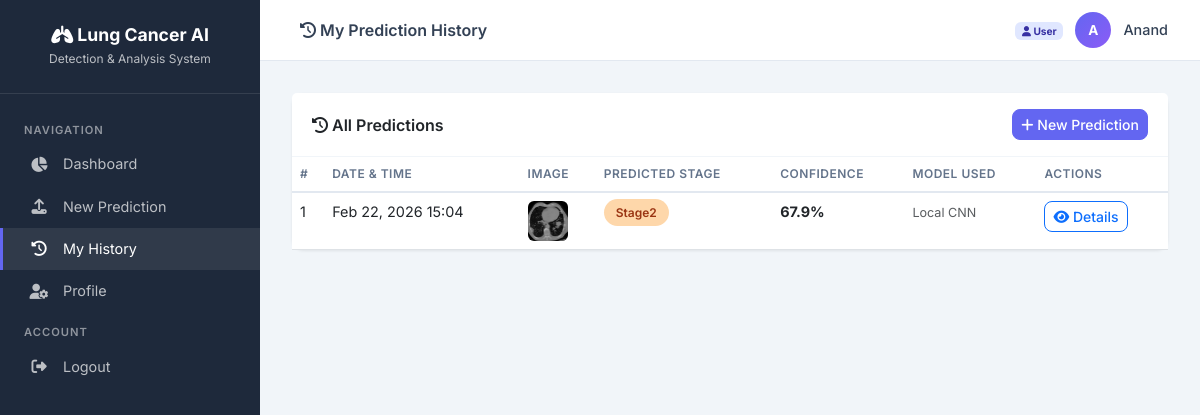
The page /user/history (signed in) on the database its author committed.
### database.py (models this page shows, shortened)
class User(UserMixin, db.Model):
    __tablename__ = 'users'
    id = db.Column(db.Integer, primary_key=True)
    username = db.Column(db.String(80), unique=True, nullable=False)
    email = db.Column(db.String(120), unique=True, nullable=False)
    password_hash = db.Column(db.String(256), nullable=False)
    role = db.Column(db.String(20), default='user')  # 'admin' or 'user'
    is_active_user = db.Column(db.Boolean, default=True)
    created_at = db.Column(db.DateTime, default=datetime.utcnow)
    last_login = db.Column(db.DateTime, nullable=True)
    predictions = db.relationship('PredictionHistory', backref='user', lazy=True,
                                  order_by='PredictionHistory.created_at.desc()')
    @property
    def is_admin(self):
        return self.role == 'admin'

class PredictionHistory(db.Model):
    __tablename__ = 'prediction_history'
    id = db.Column(db.Integer, primary_key=True)
    user_id = db.Column(db.Integer, db.ForeignKey('users.id'), nullable=False)
    image_filename = db.Column(db.String(256), nullable=False)
    predicted_label = db.Column(db.String(50), nullable=False)
    confidence = db.Column(db.Float, nullable=False)
    probabilities = db.Column(db.Text, nullable=True)  # JSON string
    model_used = db.Column(db.String(100), default='local_cnn')
    explanation = db.Column(db.Text, nullable=True)  # XAI explanation
    treatment_suggestions = db.Column(db.Text, nullable=True)
    created_at = db.Column(db.DateTime, default=datetime.utcnow)

### user_dashboard.py (the view)
@user_bp.route('/history')
@login_required
def history():
    page = request.args.get('page', 1, type=int)
    predictions = PredictionHistory.query.filter_by(user_id=current_user.id)\
        .order_by(PredictionHistory.created_at.desc())\
        .paginate(page=page, per_page=10, error_out=False)
    return render_template('user/history.html', predictions=predictions)

### app.py (called while the page is built)
@login_manager.user_loader
def load_user(user_id):
    return User.query.get(int(user_id))

### templates/user/history.html (shortened to what this page needs)
{% extends 'dashboard_base.html' %}
{% block page_title %}<i class="fas fa-history"></i> My Prediction History{% endblock %}
{% block content %}
<div class="card">
  <div class="card-header d-flex justify-content-between align-items-center">
    <span><i class="fas fa-history"></i> All Predictions</span>
    <a href="{{ url_for('user.predict') }}" class="btn btn-sm btn-primary"><i class="fas fa-plus"></i> New Prediction</a>
  </div>
  <div class="card-body p-0">
    {% if predictions.items %}
    <table class="table table-hover mb-0">
      <thead>
        <tr>
          <th>#</th>
          <th>Date & Time</th>
          <th>Image</th>
          <th>Predicted Stage</th>
          <th>Confidence</th>
          <th>Model Used</th>
          <th>Actions</th>
        </tr>
      </thead>
      <tbody>
        {% for p in predictions.items %}
        <tr>
          <td>{{ p.id }}</td>
          <td>{{ p.created_at.strftime('%b %d, %Y %H:%M') }}</td>
          <td>
            <img src="/uploads/{{ p.image_filename }}" style="width:40px; height:40px; border-radius:6px; object-fit:cover;">
          </td>
          <td>
            <span class="badge-stage badge-{{ p.predicted_label|lower }}">
              {{ p.predicted_label }}
            </span>
          </td>
          <td>
            <strong>{{ "%.1f"|format(p.confidence) }}%</strong>
          </td>
          <td><small class="text-muted">{{ p.model_used }}</small></td>
          <td>
            <a href="{{ url_for('user.prediction_detail', prediction_id=p.id) }}" class="btn btn-sm btn-outline-primary">
              <i class="fas fa-eye"></i> Details
            </a>
          </td>
        </tr>
        {% endfor %}
      </tbody>
    </table>
    {% else %}
    <div class="text-center py-5">
      <i class="fas fa-inbox" style="font-size:3rem; color:#cbd5e1;"></i>
      <p class="mt-3 text-muted">No predictions found.</p>
      <a href="{{ url_for('user.predict') }}" class="btn btn-primary"><i class="fas fa-upload"></i> Make Your First Prediction</a>
    </div>
    {% endif %}
  </div>
</div>
{% endblock %}

### templates/dashboard_base.html (shortened to what this page needs)
<!doctype html>
<html lang="en">
  <head>
    <link href="https://cdn.jsdelivr.net/npm/bootstrap@5.3.0/dist/css/bootstrap.min.css" rel="stylesheet">
    <link href="https://cdnjs.cloudflare.com/ajax/libs/font-awesome/6.4.0/css/all.min.css" rel="stylesheet">
  </head>
  <body>
    <div class="sidebar" id="sidebar">
      <div class="sidebar-brand">
        <h4><i class="fas fa-lungs"></i> Lung Cancer AI</h4>
        <small>Detection & Analysis System</small>
      </div>
      <nav class="sidebar-nav">
        {% if current_user.is_authenticated and current_user.is_admin %}
          <div class="nav-section">Admin Panel</div>
          <a href="{{ url_for('admin.dashboard') }}" class="{% if request.endpoint == 'admin.dashboard' %}active{% endif %}">
            <i class="fas fa-chart-pie"></i> Dashboard
          </a>
          <a href="{{ url_for('admin.users') }}" class="{% if 'admin.user' in request.endpoint|default('') %}active{% endif %}">
            <i class="fas fa-users"></i> User Management
          </a>
          <a href="{{ url_for('admin.all_predictions') }}" class="{% if request.endpoint == 'admin.all_predictions' %}active{% endif %}">
            <i class="fas fa-history"></i> All Predictions
          </a>
          <a href="{{ url_for('admin.models') }}" class="{% if 'admin.model' in request.endpoint|default('') %}active{% endif %}">
            <i class="fas fa-robot"></i> HuggingFace Models
          </a>
          <div class="nav-section">Tools</div>
          <a href="{{ url_for('preprocess_page') }}"><i class="fas fa-database"></i> Preprocess Data</a>
          <a href="{{ url_for('train') }}"><i class="fas fa-graduation-cap"></i> Train Model</a>
          <a href="{{ url_for('history') }}"><i class="fas fa-chart-line"></i> Training History</a>
          <a href="{{ url_for('model_info') }}"><i class="fas fa-brain"></i> Model Info</a>
        {% elif current_user.is_authenticated %}
          <div class="nav-section">Navigation</div>
          <a href="{{ url_for('user.dashboard') }}" class="{% if request.endpoint == 'user.dashboard' %}active{% endif %}">
            <i class="fas fa-chart-pie"></i> Dashboard
          </a>
          <a href="{{ url_for('user.predict') }}" class="{% if request.endpoint == 'user.predict' %}active{% endif %}">
            <i class="fas fa-upload"></i> New Prediction
          </a>
          <a href="{{ url_for('user.history') }}" class="{% if request.endpoint == 'user.history' %}active{% endif %}">
            <i class="fas fa-history"></i> My History
          </a>
          <a href="{{ url_for('user.profile') }}" class="{% if request.endpoint == 'user.profile' %}active{% endif %}">
            <i class="fas fa-user-cog"></i> Profile
          </a>
        {% endif %}
        {% if current_user.is_authenticated %}
          <div class="nav-section">Account</div>
          <a href="{{ url_for('auth.logout') }}"><i class="fas fa-sign-out-alt"></i> Logout</a>
        {% endif %}
      </nav>
    </div>
    <div class="main-content">
      <div class="top-bar">
        <div>
          <span class="ms-2 fw-600" style="font-weight:600;">
            {% block page_title %}Dashboard{% endblock %}
          </span>
        </div>
        <div class="user-info">
          {% if current_user.is_authenticated %}
            <span class="text-muted" style="font-size:0.85rem;">
              {% if current_user.is_admin %}
                <span class="badge badge-admin"><i class="fas fa-shield-alt"></i> Admin</span>
              {% else %}
                <span class="badge badge-user-role"><i class="fas fa-user"></i> User</span>
              {% endif %}
            </span>
            <div class="user-avatar">{{ current_user.username[0]|upper }}</div>
            <span style="font-weight:500; font-size:0.9rem;">{{ current_user.username }}</span>
          {% endif %}
        </div>
      </div>
      <div class="content-area fade-in">
        {% block content %}{% endblock %}
      </div>
    </div>
  </body>
</html>

### templates/dashboard_base.html (style rules this page uses)
:root { --primary: #6366f1; --primary-dark: #4f46e5; --secondary: #ec4899; --success: #10b981; --warning: #f59e0b; --danger: #ef4444; --info: #3b82f6; --dark: #1e293b; --sidebar-width: 260px; --gradient-primary: linear-gradient(135deg, #6366f1 0%, #8b5cf6 100%); --gradient-danger: linear-gradient(135deg, #ef4444 0%, #f97316 100%); --gradient-success: linear-gradient(135deg, #10b981 0%, #06b6d4 100%); --gradient-warning: linear-gradient(135deg, #f59e0b 0%, #eab308 100%); --gradient-info: linear-gradient(135deg, #3b82f6 0%, #6366f1 100%); }
* { box-sizing: border-box; margin: 0; padding: 0; }
body { font-family: 'Inter', sans-serif; background: #f1f5f9; color: #334155; min-height: 100vh; }
.sidebar { position: fixed; top: 0; left: 0; width: var(--sidebar-width); height: 100vh; background: var(--dark); color: white; z-index: 1000; transition: transform 0.3s; overflow-y: auto; }
.sidebar-brand { padding: 1.5rem; text-align: center; border-bottom: 1px solid rgba(255,255,255,0.1); }
.sidebar-brand h4 { font-weight: 700; font-size: 1.1rem; margin: 0; }
.sidebar-brand small { opacity: 0.7; font-size: 0.75rem; }
.sidebar-nav { padding: 1rem 0; }
.sidebar-nav .nav-section { font-size: 0.7rem; text-transform: uppercase; letter-spacing: 1px; padding: 0.75rem 1.5rem 0.25rem; opacity: 0.5; font-weight: 600; }
.sidebar-nav a { display: flex; align-items: center; padding: 0.65rem 1.5rem; color: rgba(255,255,255,0.7); text-decoration: none; font-size: 0.9rem; transition: all 0.2s; border-left: 3px solid transparent; }
.sidebar-nav a:hover, .sidebar-nav a.active { color: white; background: rgba(255,255,255,0.08); border-left-color: var(--primary); }
.sidebar-nav a i { width: 24px; margin-right: 12px; text-align: center; font-size: 0.95rem; }
.main-content { margin-left: var(--sidebar-width); min-height: 100vh; }
.top-bar { background: white; padding: 0.75rem 2rem; border-bottom: 1px solid #e2e8f0; display: flex; justify-content: space-between; align-items: center; position: sticky; top: 0; z-index: 500; }
.top-bar .user-info { display: flex; align-items: center; gap: 12px; }
.top-bar .user-avatar { width: 36px; height: 36px; border-radius: 50%; background: var(--gradient-primary); display: flex; align-items: center; justify-content: center; color: white; font-weight: 700; font-size: 0.85rem; }
.content-area { padding: 2rem; }
.card { border: none; border-radius: 12px; box-shadow: 0 1px 3px rgba(0,0,0,0.08); transition: box-shadow 0.3s; }
.card-header { background: white; border-bottom: 1px solid #f1f5f9; font-weight: 600; padding: 1rem 1.25rem; }
.btn { border-radius: 8px; font-weight: 500; }
.btn-primary { background: var(--primary); border-color: var(--primary); }
.table { font-size: 0.9rem; }
.table th { font-weight: 600; text-transform: uppercase; font-size: 0.75rem; letter-spacing: 0.5px; color: #64748b; border-bottom: 2px solid #e2e8f0; }
.badge-stage { padding: 0.35rem 0.75rem; border-radius: 20px; font-size: 0.75rem; font-weight: 600; }
.badge-stage2 { background: #fed7aa; color: #9a3412; }
.badge-user-role { background: #e0e7ff; color: #3730a3; }
.fade-in { animation: fadeIn 0.5s ease-in; }

### rows shown on the page
User: username "A", username "Anand"
PredictionHistory: id "1", created_at "Feb 22, 2026 15:04", image_filename (picture), predicted_label "Stage2", confidence "67.9", model_used "Local CNN"
